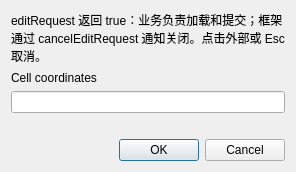
<?xml version="1.0" encoding="utf-8"?>
<ui version="4.0">
 <class>TreeEditorPopup</class>
 <widget class="QDialog" name="TreeEditorPopup">
  <property name="windowTitle"><string>业务 Popup 编辑</string></property>
  <layout class="QVBoxLayout" name="layout">
   <item><widget class="QLabel" name="description"><property name="text"><string>editRequest 返回 true：业务负责加载和提交；框架通过 cancelEditRequest 通知关闭。点击外部或 Esc 取消。</string></property><property name="wordWrap"><bool>true</bool></property></widget></item>
   <item><widget class="QLabel" name="coordinates"><property name="text"><string>Cell coordinates</string></property><property name="wordWrap"><bool>true</bool></property></widget></item>
   <item><widget class="QLineEdit" name="input"/></item>
   <item><widget class="QLabel" name="validation"><property name="text"><string/></property></widget></item>
   <item><widget class="QDialogButtonBox" name="buttons"><property name="standardButtons"><set>QDialogButtonBox::Cancel|QDialogButtonBox::Ok</set></property></widget></item>
  </layout>
 </widget>
 <resources/>
 <connections/>
</ui>
